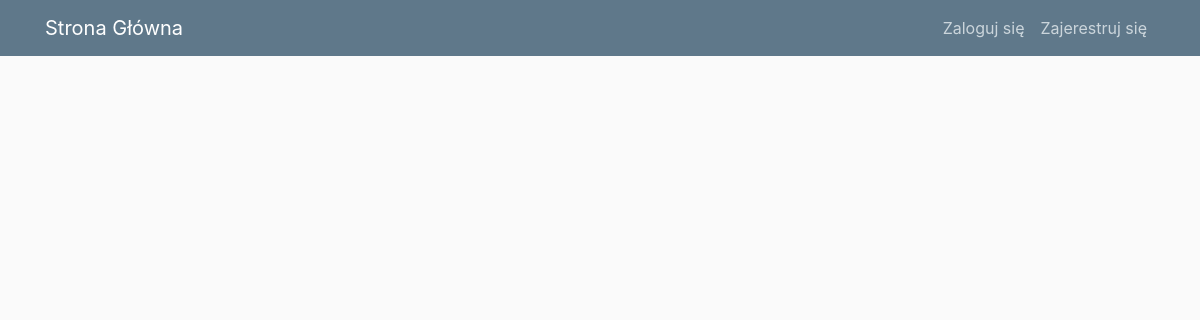
Before: / with the older database file.
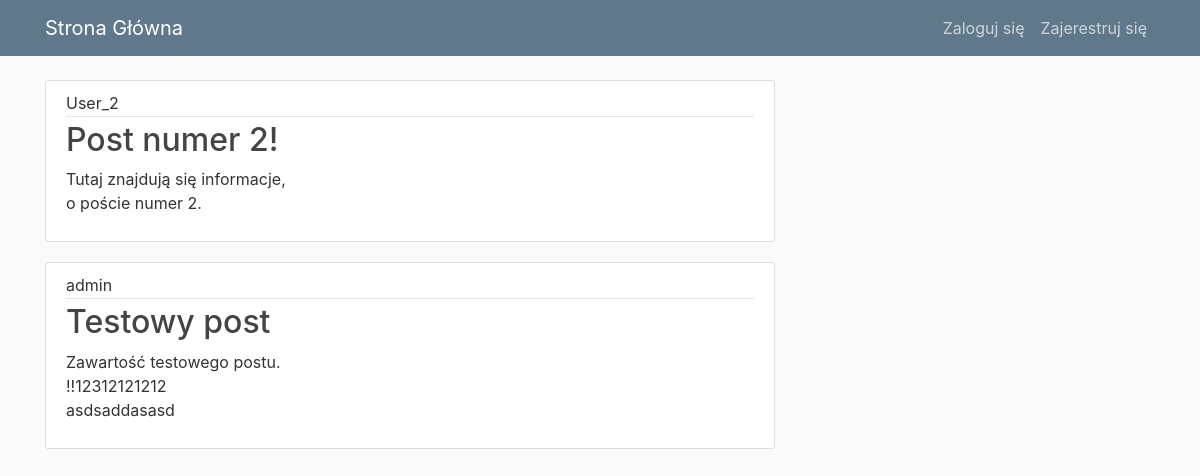
After: the same page with the newer database file.
### home_page/models.py (models this page shows, shortened)
class Post(models.Model):
    title = models.CharField(max_length=100,verbose_name=u"Tytuł")
    content = models.TextField(verbose_name=u"Opis postu")
    date_posted = models.DateTimeField(default=timezone.now)
    author = models.ForeignKey(User, on_delete=models.CASCADE)

### home_page/views.py (the view)
# urls.py: path('', PostListView.as_view(),name="home_page-home"),
class PostListView(ListView):
    model = Post
    template_name = 'home_page/home.html'
    context_object_name = 'posts'
    ordering = ['-date_posted']

### home_page/templates/home_page/home.html
{% extends 'home_page/base.html' %}
{% block content %}
    {% for post in posts %}
    <article class="media content-section">
        <div class="media-body">
          <div class="article-metadata">
            <a class="mr-2" >{{ post.author }}</a>
          </div>
          <h2><a class="article-title" href="{% url 'post-detail' post.id %}">{{ post.title }}</a></h2>
          <p class="article-content">{{ post.content }}</p>
        </div>
      </article>
    {% endfor %}
{% endblock content %}

### home_page/templates/home_page/base.html (shortened to what this page needs)
{% load static %}
<!DOCTYPE html>
<html>
<head>
    <link rel="stylesheet" href="https://cdn.jsdelivr.net/npm/bootstrap@4.0.0/dist/css/bootstrap.min.css">
    <link rel="stylesheet" type="text/css" href="{% static 'home_page/main.css' %}">
</head>
<body>
    <header class="site-header">
        <nav class="navbar navbar-expand-md navbar-dark bg-steel fixed-top">
          <div class="container">
            <a class="navbar-brand mr-4" href="/">Strona Główna</a>
            <div class="collapse navbar-collapse" id="navbarToggle">
              <div class="navbar-nav">
                {% if user.is_authenticated %}
                <a class="nav-item nav-link" href="{% url 'logout' %}">Wyloguj</a>
                <a class="nav-item nav-link" href="{% url 'post-create' %}">Stwórz post</a>
                {% else %}
                  <a class="nav-item nav-link" href="{% url 'login' %}">Zaloguj się</a>
                  <a class="nav-item nav-link" href="{% url 'register' %}">Zajerestruj się</a>
                {% endif %}
              </div>
            </div>
          </div>
        </nav>
      </header>
      <main role="main" class="container">
        <div class="row">
          <div class="col-md-8">
            {% block content %}{% endblock %}
          </div>
          </div>
      </main>
</body>
</html>

### home_page/static/home_page/main.css (style rules this page uses)
body { background: #fafafa; color: #333333; margin-top: 5rem; }
h1, h2, h3, h4, h5, h6 { color: #444444; }
.bg-steel { background-color: #5f788a; }
.site-header .navbar-nav .nav-link { color: #cbd5db; }
.content-section { background: #ffffff; padding: 10px 20px; border: 1px solid #dddddd; border-radius: 3px; margin-bottom: 20px; }
.article-title { color: #444444; }
.article-content { white-space: pre-line; }
.article-metadata { padding-bottom: 1px; margin-bottom: 4px; border-bottom: 1px solid #e3e3e3 }

Changed rows visible on the page:
added Post: author "User_2", title "Post numer 2!", content "Tutaj znajdują się informacje, o poście numer 2."
added Post: author "admin", title "Testowy post", content "Zawartość testowego postu. !!12312121212 asdsaddasasd"
